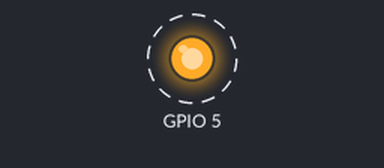
The sketch below on a simulated ESP32. Parts: output pins drawn as LEDs (lit = HIGH). Dashed ring = blinking. WiFi joins after 1.5 s; servers stay silent unless stated; what the sketch prints to the serial monitor is not drawn.

Above: at 2.0 s.
Timing chart, 0 to 6.8 s (numbered marks = the images above):
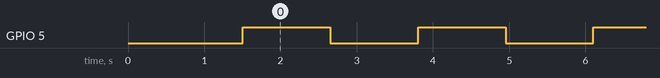

The sketch:

ESP32_FIREBASE_BLINK_LED.ino
```cpp
#include <WiFi.h>
#include <Firebase_ESP_Client.h>

//Provide the token generation process info.
#include "addons/TokenHelper.h"
//Provide the RTDB payload printing info and other helper functions.
#include "addons/RTDBHelper.h"

// Insert your network credentials
#define WIFI_SSID "Hotspot"
#define WIFI_PASSWORD "1231231234"

// Insert Firebase project API Key
#define API_KEY "AIzaSyD_hyKEKP59DaFqfW1Sr6y1MCKDOUvYsXY"

// Insert RTDB URLefine the RTDB URL */
#define DATABASE_URL "https://esp32firebasedemo-6dcf2-default-rtdb.firebaseio.com/"
//Define Firebase Data object
FirebaseData fbdo;

FirebaseAuth auth;
FirebaseConfig config;

unsigned long sendDataPrevMillis = 0;
int count = 0;
bool signupOK = false;

void setup(){
  pinMode(5,OUTPUT);
  Serial.begin(115200);
  WiFi.begin(WIFI_SSID, WIFI_PASSWORD);
  Serial.print("Connecting to Wi-Fi");
  while (WiFi.status() != WL_CONNECTED){
    Serial.print(".");
    delay(300);
  }
  Serial.println();
  Serial.print("Connected with IP: ");
  Serial.println(WiFi.localIP());
  Serial.println();

  /* Assign the api key (required) */
  config.api_key = API_KEY;

  /* Assign the RTDB URL (required) */
  config.database_url = DATABASE_URL;

  /* Sign up */
  if (Firebase.signUp(&config, &auth, "", "")){
    Serial.println("ok Connected to the Database");
    signupOK = true;
  }
  else{
    Serial.printf("%s\n", config.signer.signupError.message.c_str());
  }

  /* Assign the callback function for the long running token generation task */
  config.token_status_callback = tokenStatusCallback; //see addons/TokenHelper.h

  Firebase.begin(&config, &auth);
  Firebase.reconnectWiFi(true);
}

void loop() {
  // put your main code here, to run repeatedly:
  if (Firebase.ready()){
    // Write an string number on the database path LED/bool
    digitalWrite(5, HIGH);
    if (Firebase.RTDB.set(&fbdo, "LED/bool", true)){
      Serial.println("PASSED");
      Serial.println("PATH: " + fbdo.dataPath());
      Serial.println("TYPE: " + fbdo.dataType());
    }
    else {
      Serial.println("FAILED");
      Serial.println("REASON: " + fbdo.errorReason());
    }
    delay(1000);
    digitalWrite(5, LOW);
    if (Firebase.RTDB.set(&fbdo, "LED/bool", false)){
      Serial.println("PASSED");
      Serial.println("PATH: " + fbdo.dataPath());
      Serial.println("TYPE: " + fbdo.dataType());
    }
    else {
      Serial.println("FAILED");
      Serial.println("REASON: " + fbdo.errorReason());
    }
    delay(1000);
  }
}
```

Measured:
- by itself, GPIO 5: alternates HIGH for 1.2 s and LOW for 1.2 s
